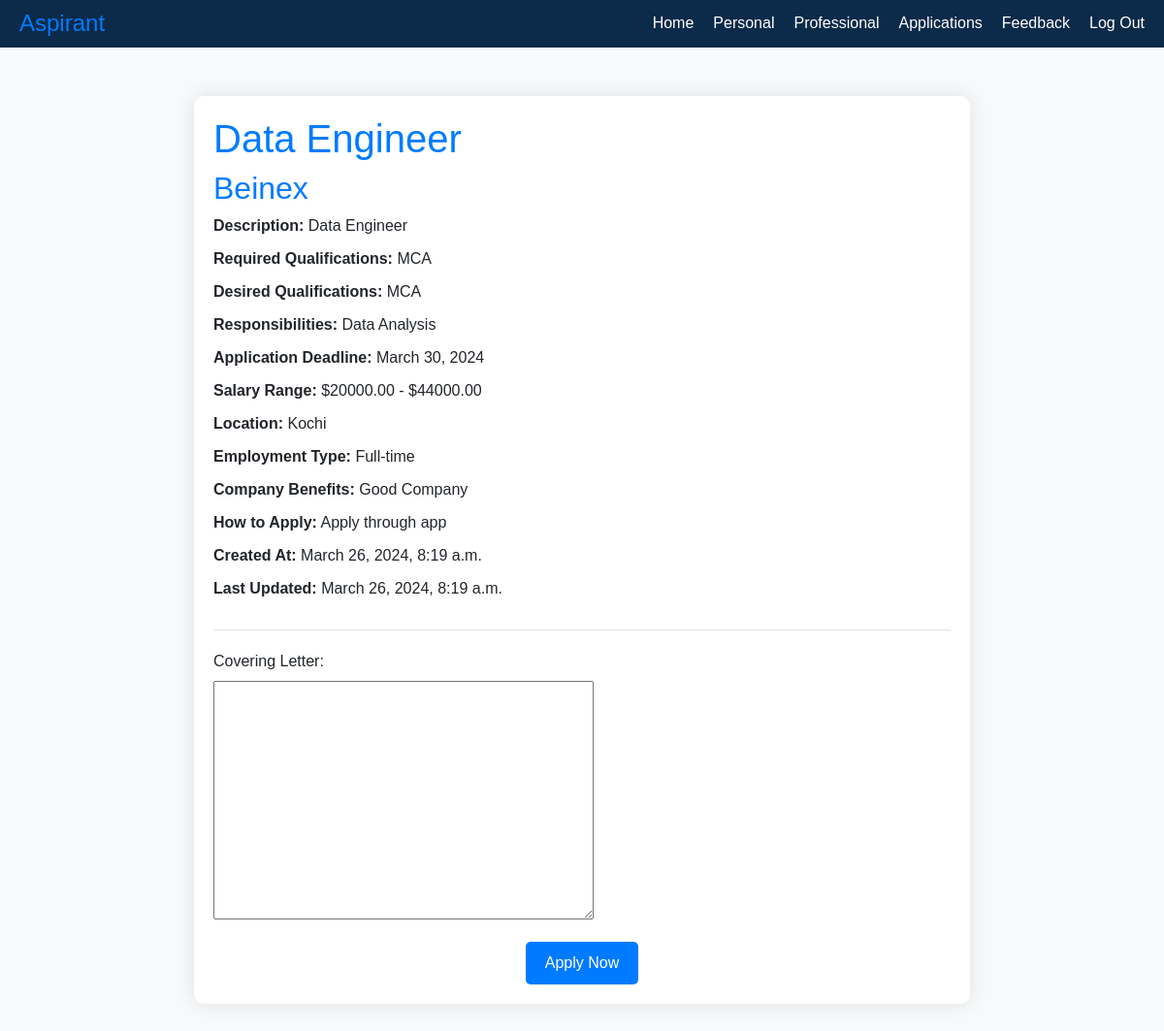
/job_detail/2/ (signed in), run on the app's committed database.
### job/models.py (models this page shows, shortened)
class Job(models.Model):
    JOB_TYPE_CHOICES = [
        ('full_time', 'Full-time'),
        ('part_time', 'Part-time'),
        ('contract', 'Contract'),
        ('freelance', 'Freelance'),
        ('internship', 'Internship'),
        ('temporary', 'Temporary'),
    ]
    user = models.ForeignKey(CustomUser, on_delete=models.CASCADE)
    company = models.ForeignKey(Company, on_delete=models.CASCADE)
    title = models.CharField(max_length=255)
    description = models.TextField()
    required_qualifications = models.TextField()
    desired_qualifications = models.TextField()
    responsibilities = models.TextField()
    application_deadline = models.DateField()
    salary_min = models.DecimalField(max_digits=10, decimal_places=2)
    salary_max = models.DecimalField(max_digits=10, decimal_places=2)
    location = models.CharField(max_length=255)
    employment_type = models.CharField(max_length=20, choices=JOB_TYPE_CHOICES)
    company_benefits = models.TextField()
    how_to_apply = models.TextField()
    created_at = models.DateTimeField(auto_now_add=True)
    updated_at = models.DateTimeField(auto_now=True)

class Company(models.Model):
    user = models.ForeignKey(CustomUser, on_delete=models.CASCADE)
    name = models.CharField(max_length=255)
    logo = models.ImageField(upload_to='static/company_logos/', null=True, blank=True)

### job/views.py (the view)
# urls.py: path('job_detail/<int:job_id>/', job_detail, name='job_detail'),
@login_required
def job_detail(request, job_id):
    job = get_object_or_404(Job, id=job_id)
    if request.method == 'POST':
        form = ApplicationForm(request.POST)
        if form.is_valid():
            cover_letter = form.cleaned_data['cover_letter']  # Corrected field name
            user = request.user
            application = Application.objects.create(user=user, job=job, cover_letter=cover_letter)
            role = application.job.title
            applicant = application.user
            name = ""+applicant.first_name + "" + applicant.last_name
            email = applicant.email
            sender = application.job.user.email
            recipient = [email]
            resume = Resume.objects.filter(user=request.user).order_by('-id').first()
            file_path = resume.resume
            qualifications = Education.objects.filter(user=request.user)
            subject_to_applicant = "APPLICATION SUBMITTED FOR : " + role
            message_to_applicant = "Congratulations!!\nYour Application is Sumbitted for "+ role +"\n Good Luck!"
            send_mail(subject_to_applicant, message_to_applicant, sender, recipient)
            subject_to_recruiter = "NEW APPLICATION RECIEVED FOR : " + role
            message_to_recruiter = "New Application recieved for : "+role
            message_to_recruiter += "\nApplicant Name : "+name
            message_to_recruiter += "\nCovering Letter : \n"+application.cover_letter
            message_to_recruiter += "\nEducational Qualifications : \n"
            for q in qualifications:
                message_to_recruiter += ""+q.level+" : "+q.institution+" : "+str(q.percentage)+"%\n"
            message_to_recruiter += "\n\n Detailed Resume is Attached"
            email_to_recruiter = EmailMessage(subject_to_recruiter, message_to_recruiter, sender, [sender])
            email_to_recruiter.attach_file(str(file_path))
            email_to_recruiter.send()
            return redirect('user_applications')
    else:
        form = ApplicationForm()
    return render(request, 'job_detail.html', {'job': job, 'form': form})

### job/forms.py
class ApplicationForm(forms.ModelForm):
    class Meta:
        model = Application
        fields = ['cover_letter']

### templates/job_detail.html (shortened to what this page needs)
<!DOCTYPE html>
<html lang="en">
<head>
    <link rel="stylesheet" href="https://stackpath.bootstrapcdn.com/bootstrap/4.5.2/css/bootstrap.min.css">
</head>
<body>
    <div class="header">
        <h1>Aspirant</h1>
        <ul>
            <li><a href="{% url 'job_seeker_index' %}">Home</a></li>
            <li><a href="{% url 'update_personal_details' %}">Personal</a></li>
            <li><a href="{% url 'user_educations' %}">Professional</a></li>
            <li><a href="{% url 'user_applications' %}">Applications</a></li>
            <li><a href="{% url 'feedback_page' %}">Feedback</a></li>
            <li><a href="{% url 'logout' %}">Log Out</a></li>
        </ul>
    </div>
    <div class="container">
        <div class="job-info">
            <h1>{{ job.title }}</h1>
            <h2>{{ job.company.name }}</h2>
            <p><strong>Description:</strong> {{ job.description }}</p>
            <p><strong>Required Qualifications:</strong> {{ job.required_qualifications }}</p>
            <p><strong>Desired Qualifications:</strong> {{ job.desired_qualifications }}</p>
            <p><strong>Responsibilities:</strong> {{ job.responsibilities }}</p>
            <p><strong>Application Deadline:</strong> {{ job.application_deadline }}</p>
            <p><strong>Salary Range:</strong> ${{ job.salary_min }} - ${{ job.salary_max }}</p>
            <p><strong>Location:</strong> {{ job.location }}</p>
            <p><strong>Employment Type:</strong> {{ job.get_employment_type_display }}</p>
            <p><strong>Company Benefits:</strong> {{ job.company_benefits }}</p>
            <p><strong>How to Apply:</strong> {{ job.how_to_apply }}</p>
            <p><strong>Created At:</strong> {{ job.created_at }}</p>
            <p><strong>Last Updated:</strong> {{ job.updated_at }}</p>
        </div>
        <form method="post" action="{% url 'job_detail' job.id %}">
            <div class="form-group">
                <label for="covering_letter">Covering Letter:</label><br>
                {{ form.cover_letter }}
            </div>
            <div class="apply-button">
                <button type="submit" class="btn btn-primary">Apply Now</button>
            </div>
        </form>
    </div>
</body>
</html>

### templates/job_detail.html (style rules this page uses)
body { font-family: Arial, sans-serif; background-color: #f8f9fa; }
.container { max-width: 800px; margin: 50px auto; padding: 20px; background-color: #fff; border-radius: 10px; box-shadow: 0 0 20px rgba(0, 0, 0, 0.1); }
h1, h2, h3 { color: #007bff; }
p { margin-bottom: 20px; }
.job-info { border-bottom: 1px solid #dee2e6; padding-bottom: 20px; margin-bottom: 20px; }
.job-info h2 { margin-top: 0; }
.job-info p { margin-bottom: 10px; }
.apply-button { text-align: center; }
.apply-button button { background-color: #007bff; color: #fff; border: none; border-radius: 5px; padding: 10px 20px; font-size: 16px; cursor: pointer; transition: background-color 0.3s ease; }
.header { background-color: #0c2a49; color: #fff; padding: 10px 20px; display: flex; justify-content: space-between; align-items: center; }
.header h1 { margin: 0; font-size: 24px; }
.header ul { list-style: none; margin: 0; padding: 0; display: flex; }
.header ul li { margin-right: 20px; }
.header ul li:last-child { margin-right: 0; }
.header ul li a { color: #fff; text-decoration: none; transition: color 0.3s ease; }

### data on the page
Job: title "Data Engineer", company.name "Beinex", description "Data Engineer", required_qualifications "MCA", desired_qualifications "MCA", responsibilities "Data Analysis", application_deadline "March 30, 2024", salary_min "20000.00", salary_max "44000.00", location "Kochi", employment_type "Full-time", company_benefits "Good Company", how_to_apply "Apply through app", created_at "March 26, 2024, 8:19 a.m.", updated_at "March 26, 2024, 8:19 a.m."
